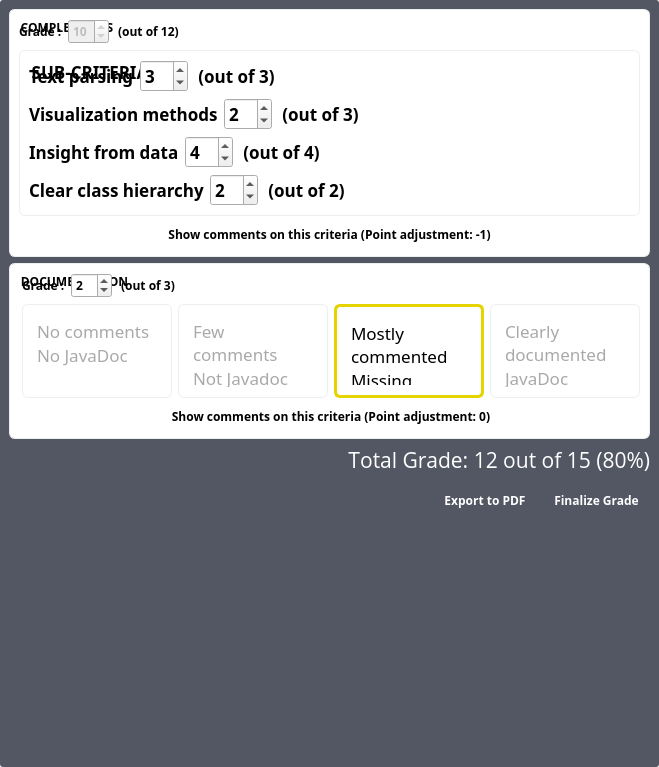
<?xml version="1.0" encoding="UTF-8"?>
<ui version="4.0">
 <class>GradeView</class>
 <widget class="QWidget" name="GradeView">
  <property name="geometry">
   <rect>
    <x>0</x>
    <y>0</y>
    <width>659</width>
    <height>767</height>
   </rect>
  </property>
  <property name="windowTitle">
   <string>Form</string>
  </property>
  <property name="autoFillBackground">
   <bool>false</bool>
  </property>
  <property name="styleSheet">
   <string notr="true">#export_pdf, #finalize {
	color: white;
	padding: 10px;
}


#total_grade {
color:white;
}

#level1 {
	color: darkgray;
	/* border: rgb(185, 0, 57); */
	background-color: white;
	border-radius: 6px;
	padding: 10px;
	border: 1px solid rgb(236, 239, 239);
}

#level2 {
	color: darkgray;
	/* background: rgb(253, 117, 66); */
	background-color: white;
	border-radius: 6px;
	padding: 10px;
	border: 1px solid rgb(236, 239, 239);
}
#level3 {
	color: black;
	background-color: white;
	border: 3px solid rgb(230, 212, 0);
	border-radius: 6px;
	padding: 10px;
}
#level4 {
	color: darkgray;
	/* background: rgb(90, 175, 40); */
	background-color: white;
	border-radius: 6px;
	padding: 10px;
	border: 1px solid rgb(236, 239, 239);
}


#scrollArea   {
	background-color:rgb(83, 86, 99);
	border-radius:3px;
}
QAbstractScrollArea #scrollAreaWidgetContents  {
 background-color:transparent;
}
QGroupBox {
    background-color: white;
	border-radius:6px;
	padding-top: 3ex;
	border: 1px solid rgb(236, 239, 239);
}
QGroupBox::title {
	font-family:Montserrat;
	font-size:18px;
	margin-top: 10px;
	margin-left: 10px;
	background:transparent;
	font-weight: bold;
}</string>
  </property>
  <layout class="QVBoxLayout" name="verticalLayout_5">
   <property name="leftMargin">
    <number>0</number>
   </property>
   <property name="topMargin">
    <number>0</number>
   </property>
   <property name="rightMargin">
    <number>0</number>
   </property>
   <property name="bottomMargin">
    <number>0</number>
   </property>
   <item>
    <widget class="QScrollArea" name="scrollArea">
     <property name="sizePolicy">
      <sizepolicy hsizetype="Expanding" vsizetype="Expanding">
       <horstretch>0</horstretch>
       <verstretch>0</verstretch>
      </sizepolicy>
     </property>
     <property name="styleSheet">
      <string notr="true"/>
     </property>
     <property name="frameShadow">
      <enum>QFrame::Plain</enum>
     </property>
     <property name="sizeAdjustPolicy">
      <enum>QAbstractScrollArea::AdjustToContents</enum>
     </property>
     <property name="widgetResizable">
      <bool>true</bool>
     </property>
     <property name="alignment">
      <set>Qt::AlignHCenter|Qt::AlignTop</set>
     </property>
     <widget class="QWidget" name="scrollAreaWidgetContents">
      <property name="geometry">
       <rect>
        <x>0</x>
        <y>0</y>
        <width>659</width>
        <height>666</height>
       </rect>
      </property>
      <property name="sizePolicy">
       <sizepolicy hsizetype="Expanding" vsizetype="Fixed">
        <horstretch>0</horstretch>
        <verstretch>0</verstretch>
       </sizepolicy>
      </property>
      <property name="maximumSize">
       <size>
        <width>960</width>
        <height>16777215</height>
       </size>
      </property>
      <layout class="QVBoxLayout" name="verticalLayout_3">
       <item>
        <widget class="QGroupBox" name="groupBox_2">
         <property name="sizePolicy">
          <sizepolicy hsizetype="Preferred" vsizetype="Fixed">
           <horstretch>0</horstretch>
           <verstretch>0</verstretch>
          </sizepolicy>
         </property>
         <property name="maximumSize">
          <size>
           <width>16777215</width>
           <height>16777215</height>
          </size>
         </property>
         <property name="font">
          <font>
           <family>Avenir</family>
           <weight>75</weight>
           <bold>true</bold>
          </font>
         </property>
         <property name="title">
          <string>COMPLETENESS</string>
         </property>
         <property name="alignment">
          <set>Qt::AlignLeading|Qt::AlignLeft|Qt::AlignTop</set>
         </property>
         <property name="flat">
          <bool>true</bool>
         </property>
         <layout class="QVBoxLayout" name="verticalLayout_2">
          <item>
           <layout class="QHBoxLayout" name="horizontalLayout_3">
            <item>
             <widget class="QLabel" name="label_3">
              <property name="text">
               <string>Grade :</string>
              </property>
             </widget>
            </item>
            <item>
             <widget class="QSpinBox" name="spinBox_2">
              <property name="enabled">
               <bool>false</bool>
              </property>
              <property name="value">
               <number>10</number>
              </property>
             </widget>
            </item>
            <item>
             <widget class="QLabel" name="label_4">
              <property name="text">
               <string> (out of 12)</string>
              </property>
             </widget>
            </item>
            <item>
             <spacer name="horizontalSpacer_2">
              <property name="orientation">
               <enum>Qt::Horizontal</enum>
              </property>
              <property name="sizeHint" stdset="0">
               <size>
                <width>40</width>
                <height>20</height>
               </size>
              </property>
             </spacer>
            </item>
           </layout>
          </item>
          <item>
           <widget class="QGroupBox" name="groupBox_3">
            <property name="font">
             <font>
              <family>Avenir</family>
              <pointsize>13</pointsize>
              <weight>75</weight>
              <bold>true</bold>
             </font>
            </property>
            <property name="title">
             <string>SUB-CRITERIA</string>
            </property>
            <property name="flat">
             <bool>false</bool>
            </property>
            <layout class="QVBoxLayout" name="verticalLayout_4">
             <item>
              <layout class="QHBoxLayout" name="horizontalLayout_7">
               <item>
                <widget class="QLabel" name="label_11">
                 <property name="text">
                  <string>Text parsing</string>
                 </property>
                </widget>
               </item>
               <item>
                <widget class="QSpinBox" name="spinBox_6">
                 <property name="enabled">
                  <bool>true</bool>
                 </property>
                 <property name="value">
                  <number>3</number>
                 </property>
                </widget>
               </item>
               <item>
                <widget class="QLabel" name="label_12">
                 <property name="text">
                  <string> (out of 3)</string>
                 </property>
                </widget>
               </item>
               <item>
                <spacer name="horizontalSpacer_4">
                 <property name="orientation">
                  <enum>Qt::Horizontal</enum>
                 </property>
                 <property name="sizeHint" stdset="0">
                  <size>
                   <width>40</width>
                   <height>20</height>
                  </size>
                 </property>
                </spacer>
               </item>
              </layout>
             </item>
             <item>
              <layout class="QHBoxLayout" name="horizontalLayout_8">
               <item>
                <widget class="QLabel" name="label_13">
                 <property name="text">
                  <string>Visualization methods</string>
                 </property>
                </widget>
               </item>
               <item>
                <widget class="QSpinBox" name="spinBox_7">
                 <property name="enabled">
                  <bool>true</bool>
                 </property>
                 <property name="styleSheet">
                  <string notr="true"/>
                 </property>
                 <property name="value">
                  <number>2</number>
                 </property>
                </widget>
               </item>
               <item>
                <widget class="QLabel" name="label_14">
                 <property name="text">
                  <string> (out of 3)</string>
                 </property>
                </widget>
               </item>
               <item>
                <spacer name="horizontalSpacer_5">
                 <property name="orientation">
                  <enum>Qt::Horizontal</enum>
                 </property>
                 <property name="sizeHint" stdset="0">
                  <size>
                   <width>40</width>
                   <height>20</height>
                  </size>
                 </property>
                </spacer>
               </item>
              </layout>
             </item>
             <item>
              <layout class="QHBoxLayout" name="horizontalLayout_9">
               <item>
                <widget class="QLabel" name="label_15">
                 <property name="text">
                  <string>Insight from data</string>
                 </property>
                </widget>
               </item>
               <item>
                <widget class="QSpinBox" name="spinBox_8">
                 <property name="enabled">
                  <bool>true</bool>
                 </property>
                 <property name="value">
                  <number>4</number>
                 </property>
                </widget>
               </item>
               <item>
                <widget class="QLabel" name="label_16">
                 <property name="text">
                  <string> (out of 4)</string>
                 </property>
                </widget>
               </item>
               <item>
                <spacer name="horizontalSpacer_6">
                 <property name="orientation">
                  <enum>Qt::Horizontal</enum>
                 </property>
                 <property name="sizeHint" stdset="0">
                  <size>
                   <width>40</width>
                   <height>20</height>
                  </size>
                 </property>
                </spacer>
               </item>
              </layout>
             </item>
             <item>
              <layout class="QHBoxLayout" name="horizontalLayout_10">
               <item>
                <widget class="QLabel" name="label_17">
                 <property name="text">
                  <string>Clear class hierarchy</string>
                 </property>
                </widget>
               </item>
               <item>
                <widget class="QSpinBox" name="spinBox_9">
                 <property name="enabled">
                  <bool>true</bool>
                 </property>
                 <property name="value">
                  <number>2</number>
                 </property>
                </widget>
               </item>
               <item>
                <widget class="QLabel" name="label_18">
                 <property name="text">
                  <string> (out of 2)</string>
                 </property>
                </widget>
               </item>
               <item>
                <spacer name="horizontalSpacer_7">
                 <property name="orientation">
                  <enum>Qt::Horizontal</enum>
                 </property>
                 <property name="sizeHint" stdset="0">
                  <size>
                   <width>40</width>
                   <height>20</height>
                  </size>
                 </property>
                </spacer>
               </item>
              </layout>
             </item>
            </layout>
           </widget>
          </item>
          <item>
           <widget class="QPushButton" name="pushButton_2">
            <property name="text">
             <string>Show comments on this criteria (Point adjustment: -1)</string>
            </property>
            <property name="flat">
             <bool>true</bool>
            </property>
           </widget>
          </item>
         </layout>
        </widget>
       </item>
       <item>
        <widget class="QGroupBox" name="groupBox">
         <property name="sizePolicy">
          <sizepolicy hsizetype="Preferred" vsizetype="Minimum">
           <horstretch>0</horstretch>
           <verstretch>0</verstretch>
          </sizepolicy>
         </property>
         <property name="maximumSize">
          <size>
           <width>16777215</width>
           <height>16777215</height>
          </size>
         </property>
         <property name="font">
          <font>
           <family>Avenir</family>
           <weight>75</weight>
           <bold>true</bold>
          </font>
         </property>
         <property name="title">
          <string>DOCUMENTATION</string>
         </property>
         <property name="alignment">
          <set>Qt::AlignLeading|Qt::AlignLeft|Qt::AlignTop</set>
         </property>
         <property name="flat">
          <bool>true</bool>
         </property>
         <layout class="QVBoxLayout" name="verticalLayout">
          <property name="leftMargin">
           <number>12</number>
          </property>
          <item>
           <layout class="QHBoxLayout" name="horizontalLayout_2">
            <item>
             <widget class="QLabel" name="label">
              <property name="text">
               <string>Grade :</string>
              </property>
             </widget>
            </item>
            <item>
             <widget class="QSpinBox" name="spinBox">
              <property name="value">
               <number>2</number>
              </property>
             </widget>
            </item>
            <item>
             <widget class="QLabel" name="label_2">
              <property name="text">
               <string> (out of 3)</string>
              </property>
             </widget>
            </item>
            <item>
             <spacer name="horizontalSpacer">
              <property name="orientation">
               <enum>Qt::Horizontal</enum>
              </property>
              <property name="sizeHint" stdset="0">
               <size>
                <width>40</width>
                <height>20</height>
               </size>
              </property>
             </spacer>
            </item>
           </layout>
          </item>
          <item>
           <layout class="QHBoxLayout" name="horizontalLayout">
            <item>
             <widget class="QTextBrowser" name="level1">
              <property name="sizePolicy">
               <sizepolicy hsizetype="Expanding" vsizetype="Expanding">
                <horstretch>0</horstretch>
                <verstretch>0</verstretch>
               </sizepolicy>
              </property>
              <property name="frameShape">
               <enum>QFrame::StyledPanel</enum>
              </property>
              <property name="frameShadow">
               <enum>QFrame::Plain</enum>
              </property>
              <property name="verticalScrollBarPolicy">
               <enum>Qt::ScrollBarAlwaysOff</enum>
              </property>
              <property name="horizontalScrollBarPolicy">
               <enum>Qt::ScrollBarAlwaysOff</enum>
              </property>
              <property name="sizeAdjustPolicy">
               <enum>QAbstractScrollArea::AdjustToContents</enum>
              </property>
              <property name="lineWrapMode">
               <enum>QTextEdit::WidgetWidth</enum>
              </property>
              <property name="html">
               <string>&lt;!DOCTYPE HTML PUBLIC &quot;-//W3C//DTD HTML 4.0//EN&quot; &quot;http://www.w3.org/TR/REC-html40/strict.dtd&quot;&gt;
&lt;html&gt;&lt;head&gt;&lt;meta name=&quot;qrichtext&quot; content=&quot;1&quot; /&gt;&lt;style type=&quot;text/css&quot;&gt;
p, li { white-space: pre-wrap; }
&lt;/style&gt;&lt;/head&gt;&lt;body style=&quot; font-family:'.SF NS Text'; font-size:13pt; font-weight:400; font-style:normal;&quot;&gt;
&lt;p style=&quot; margin-top:0px; margin-bottom:0px; margin-left:0px; margin-right:0px; -qt-block-indent:0; text-indent:0px;&quot;&gt;No comments&lt;/p&gt;
&lt;p style=&quot; margin-top:0px; margin-bottom:0px; margin-left:0px; margin-right:0px; -qt-block-indent:0; text-indent:0px;&quot;&gt;No JavaDoc&lt;/p&gt;&lt;/body&gt;&lt;/html&gt;</string>
              </property>
              <property name="acceptRichText">
               <bool>true</bool>
              </property>
             </widget>
            </item>
            <item>
             <widget class="QTextBrowser" name="level2">
              <property name="sizePolicy">
               <sizepolicy hsizetype="Expanding" vsizetype="Expanding">
                <horstretch>0</horstretch>
                <verstretch>0</verstretch>
               </sizepolicy>
              </property>
              <property name="frameShape">
               <enum>QFrame::StyledPanel</enum>
              </property>
              <property name="frameShadow">
               <enum>QFrame::Plain</enum>
              </property>
              <property name="verticalScrollBarPolicy">
               <enum>Qt::ScrollBarAlwaysOff</enum>
              </property>
              <property name="horizontalScrollBarPolicy">
               <enum>Qt::ScrollBarAlwaysOff</enum>
              </property>
              <property name="sizeAdjustPolicy">
               <enum>QAbstractScrollArea::AdjustToContents</enum>
              </property>
              <property name="lineWrapMode">
               <enum>QTextEdit::WidgetWidth</enum>
              </property>
              <property name="html">
               <string>&lt;!DOCTYPE HTML PUBLIC &quot;-//W3C//DTD HTML 4.0//EN&quot; &quot;http://www.w3.org/TR/REC-html40/strict.dtd&quot;&gt;
&lt;html&gt;&lt;head&gt;&lt;meta name=&quot;qrichtext&quot; content=&quot;1&quot; /&gt;&lt;style type=&quot;text/css&quot;&gt;
p, li { white-space: pre-wrap; }
&lt;/style&gt;&lt;/head&gt;&lt;body style=&quot; font-family:'.SF NS Text'; font-size:13pt; font-weight:400; font-style:normal;&quot;&gt;
&lt;p style=&quot; margin-top:0px; margin-bottom:0px; margin-left:0px; margin-right:0px; -qt-block-indent:0; text-indent:0px;&quot;&gt;Few comments&lt;/p&gt;
&lt;p style=&quot; margin-top:0px; margin-bottom:0px; margin-left:0px; margin-right:0px; -qt-block-indent:0; text-indent:0px;&quot;&gt;Not Javadoc compliant&lt;/p&gt;&lt;/body&gt;&lt;/html&gt;</string>
              </property>
              <property name="acceptRichText">
               <bool>true</bool>
              </property>
             </widget>
            </item>
            <item>
             <widget class="QTextBrowser" name="level3">
              <property name="sizePolicy">
               <sizepolicy hsizetype="Expanding" vsizetype="Expanding">
                <horstretch>0</horstretch>
                <verstretch>0</verstretch>
               </sizepolicy>
              </property>
              <property name="font">
               <font>
                <family>Avenir</family>
               </font>
              </property>
              <property name="frameShape">
               <enum>QFrame::StyledPanel</enum>
              </property>
              <property name="frameShadow">
               <enum>QFrame::Plain</enum>
              </property>
              <property name="verticalScrollBarPolicy">
               <enum>Qt::ScrollBarAlwaysOff</enum>
              </property>
              <property name="horizontalScrollBarPolicy">
               <enum>Qt::ScrollBarAlwaysOff</enum>
              </property>
              <property name="sizeAdjustPolicy">
               <enum>QAbstractScrollArea::AdjustToContents</enum>
              </property>
              <property name="lineWrapMode">
               <enum>QTextEdit::WidgetWidth</enum>
              </property>
              <property name="html">
               <string>&lt;!DOCTYPE HTML PUBLIC &quot;-//W3C//DTD HTML 4.0//EN&quot; &quot;http://www.w3.org/TR/REC-html40/strict.dtd&quot;&gt;
&lt;html&gt;&lt;head&gt;&lt;meta name=&quot;qrichtext&quot; content=&quot;1&quot; /&gt;&lt;style type=&quot;text/css&quot;&gt;
p, li { white-space: pre-wrap; }
&lt;/style&gt;&lt;/head&gt;&lt;body style=&quot; font-family:'Avenir'; font-size:13pt; font-weight:400; font-style:normal;&quot;&gt;
&lt;p style=&quot; margin-top:0px; margin-bottom:0px; margin-left:0px; margin-right:0px; -qt-block-indent:0; text-indent:0px;&quot;&gt;&lt;span style=&quot; font-family:'.SF NS Text';&quot;&gt;Mostly commented&lt;/span&gt;&lt;/p&gt;
&lt;p style=&quot; margin-top:0px; margin-bottom:0px; margin-left:0px; margin-right:0px; -qt-block-indent:0; text-indent:0px;&quot;&gt;&lt;span style=&quot; font-family:'.SF NS Text';&quot;&gt;Missing comments inside methods&lt;/span&gt;&lt;/p&gt;&lt;/body&gt;&lt;/html&gt;</string>
              </property>
              <property name="acceptRichText">
               <bool>true</bool>
              </property>
             </widget>
            </item>
            <item>
             <widget class="QTextBrowser" name="level4">
              <property name="sizePolicy">
               <sizepolicy hsizetype="Expanding" vsizetype="Expanding">
                <horstretch>0</horstretch>
                <verstretch>0</verstretch>
               </sizepolicy>
              </property>
              <property name="font">
               <font>
                <family>Avenir</family>
               </font>
              </property>
              <property name="frameShape">
               <enum>QFrame::StyledPanel</enum>
              </property>
              <property name="frameShadow">
               <enum>QFrame::Plain</enum>
              </property>
              <property name="verticalScrollBarPolicy">
               <enum>Qt::ScrollBarAlwaysOff</enum>
              </property>
              <property name="horizontalScrollBarPolicy">
               <enum>Qt::ScrollBarAlwaysOff</enum>
              </property>
              <property name="sizeAdjustPolicy">
               <enum>QAbstractScrollArea::AdjustToContents</enum>
              </property>
              <property name="lineWrapMode">
               <enum>QTextEdit::WidgetWidth</enum>
              </property>
              <property name="html">
               <string>&lt;!DOCTYPE HTML PUBLIC &quot;-//W3C//DTD HTML 4.0//EN&quot; &quot;http://www.w3.org/TR/REC-html40/strict.dtd&quot;&gt;
&lt;html&gt;&lt;head&gt;&lt;meta name=&quot;qrichtext&quot; content=&quot;1&quot; /&gt;&lt;style type=&quot;text/css&quot;&gt;
p, li { white-space: pre-wrap; }
&lt;/style&gt;&lt;/head&gt;&lt;body style=&quot; font-family:'Avenir'; font-size:13pt; font-weight:400; font-style:normal;&quot;&gt;
&lt;p style=&quot; margin-top:0px; margin-bottom:0px; margin-left:0px; margin-right:0px; -qt-block-indent:0; text-indent:0px;&quot;&gt;&lt;span style=&quot; font-family:'.SF NS Text';&quot;&gt;Clearly documented&lt;/span&gt;&lt;/p&gt;
&lt;p style=&quot; margin-top:0px; margin-bottom:0px; margin-left:0px; margin-right:0px; -qt-block-indent:0; text-indent:0px;&quot;&gt;&lt;span style=&quot; font-family:'.SF NS Text';&quot;&gt;JavaDoc compliant&lt;/span&gt;&lt;/p&gt;&lt;/body&gt;&lt;/html&gt;</string>
              </property>
              <property name="acceptRichText">
               <bool>true</bool>
              </property>
             </widget>
            </item>
           </layout>
          </item>
          <item>
           <widget class="QPushButton" name="pushButton">
            <property name="text">
             <string>Show comments on this criteria (Point adjustment: 0)</string>
            </property>
            <property name="flat">
             <bool>true</bool>
            </property>
           </widget>
          </item>
         </layout>
        </widget>
       </item>
       <item>
        <widget class="QLabel" name="total_grade">
         <property name="font">
          <font>
           <family>Open Sans</family>
           <pointsize>16</pointsize>
           <weight>50</weight>
           <bold>false</bold>
           <kerning>false</kerning>
          </font>
         </property>
         <property name="text">
          <string>Total Grade: 12 out of 15 (80%)</string>
         </property>
         <property name="alignment">
          <set>Qt::AlignRight|Qt::AlignTrailing|Qt::AlignVCenter</set>
         </property>
        </widget>
       </item>
       <item>
        <layout class="QHBoxLayout" name="horizontalLayout_6">
         <item>
          <spacer name="spacer">
           <property name="orientation">
            <enum>Qt::Horizontal</enum>
           </property>
           <property name="sizeHint" stdset="0">
            <size>
             <width>40</width>
             <height>20</height>
            </size>
           </property>
          </spacer>
         </item>
         <item>
          <widget class="QPushButton" name="export_pdf">
           <property name="font">
            <font>
             <family>Open Sans</family>
             <weight>75</weight>
             <bold>true</bold>
            </font>
           </property>
           <property name="cursor">
            <cursorShape>PointingHandCursor</cursorShape>
           </property>
           <property name="text">
            <string>Export to PDF</string>
           </property>
           <property name="default">
            <bool>true</bool>
           </property>
           <property name="flat">
            <bool>true</bool>
           </property>
          </widget>
         </item>
         <item>
          <widget class="QPushButton" name="finalize">
           <property name="font">
            <font>
             <family>Open Sans</family>
             <weight>75</weight>
             <bold>true</bold>
             <kerning>true</kerning>
            </font>
           </property>
           <property name="cursor">
            <cursorShape>PointingHandCursor</cursorShape>
           </property>
           <property name="text">
            <string>Finalize Grade</string>
           </property>
           <property name="default">
            <bool>true</bool>
           </property>
           <property name="flat">
            <bool>true</bool>
           </property>
          </widget>
         </item>
        </layout>
       </item>
      </layout>
     </widget>
    </widget>
   </item>
  </layout>
 </widget>
 <resources/>
 <connections/>
</ui>
